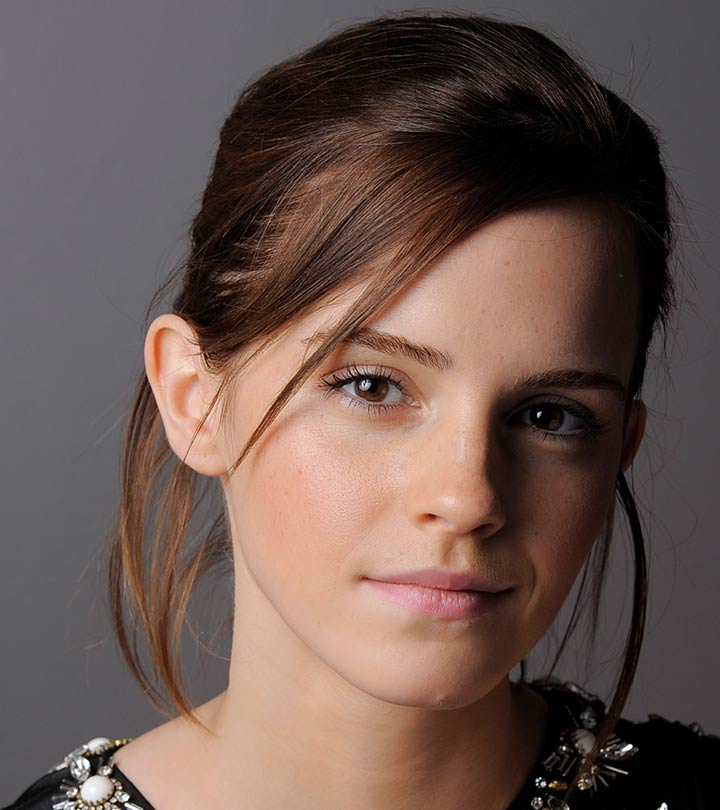
#> input picture Assignment 1/emma.jpg, 720 x 810 px
$ jupyter execute 'Question 1.ipynb'
#> lines starting #> are read from the running program, lines starting #| are printed output that depends on the picture
[cell 1]
import cv2 as cv
import numpy as np
import matplotlib.pyplot as plt

c = np.array ([(50,50),(50,100),(150,255),(150,150)])
t1 = np.linspace(0,c[0,1],c[0,0]+1-0).astype('uint8')
t2 = np.linspace(c[1,1]+1,c[2,1],c[2,0]-c[1,0]).astype('uint8')
t3 = np.linspace(c[3,1]+1,255,255-c[3,0]).astype('uint8')
transform = np.concatenate((t1,t2),axis=0).astype('uint8')
transform = np.concatenate((transform,t3),axis=0).astype('uint8')
img_orig = cv.imread('emma.jpg',cv.IMREAD_GRAYSCALE)
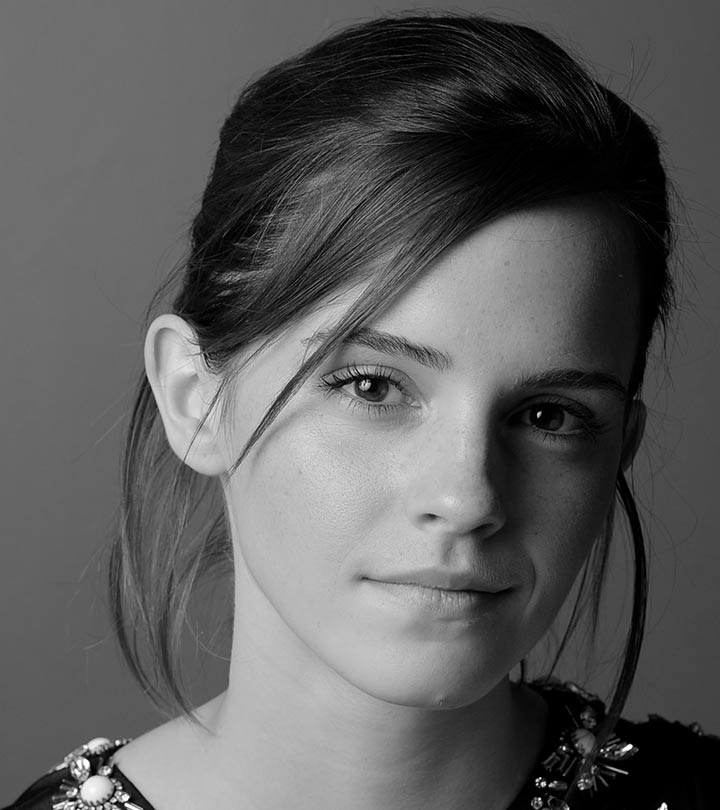
#> img_orig: shape (810, 720); min 0, max 255, mean 92.3
image_transformed = cv.LUT(img_orig,transform)
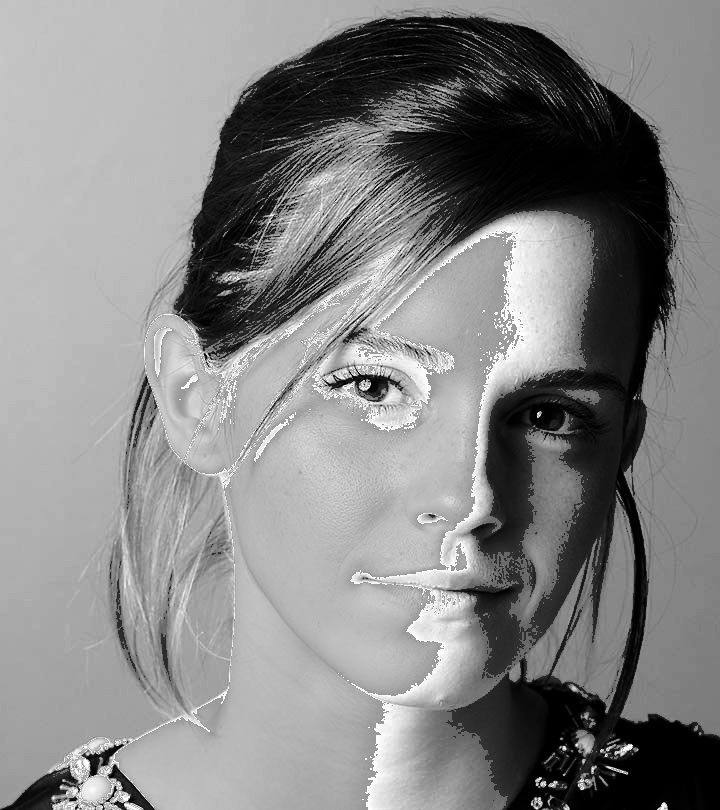
#> image_transformed: shape (810, 720); min 0, max 255, mean 132.9

fig ,axes = plt.subplots(1,2)

axes[0].imshow(img_orig,cmap='gray')
axes[0].set_title('Original Image')

axes[1].imshow(image_transformed,cmap='gray')
axes[1].set_title('Transformed Image')

fig ,ax = plt.subplots()
ax.plot(transform)
ax.set_xlabel(r'Input, $f(\mathbf{x})$')
ax.set_ylabel('Output, $\mathrm{T}[f(\mathbf{x})]$')
ax.set_xlim(0,255)
ax.set_ylim(0,255)
ax.set_aspect('equal')
plt.savefig('transform.png')
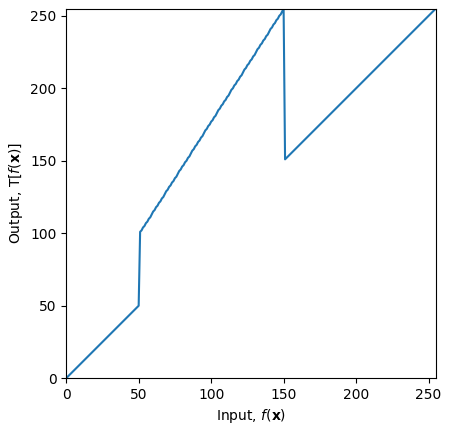
#> figure drawn by matplotlib, 1 panel; curve peaks at x = 150, y = 255
plt.show()
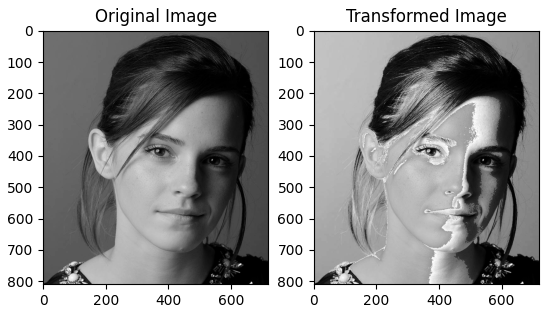
#> figure drawn by matplotlib, 2 panels

$ run again, with Assignment 1/highlights_and_shadows.jpg copied over Assignment 1/emma.jpg
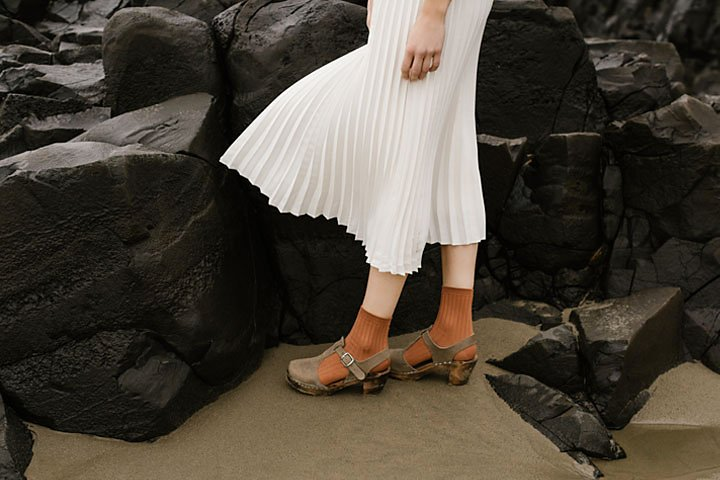
#> input picture Assignment 1/highlights_and_shadows.jpg, 720 x 480 px
#> `image_transformed = cv.LUT(img_orig,transform)`:
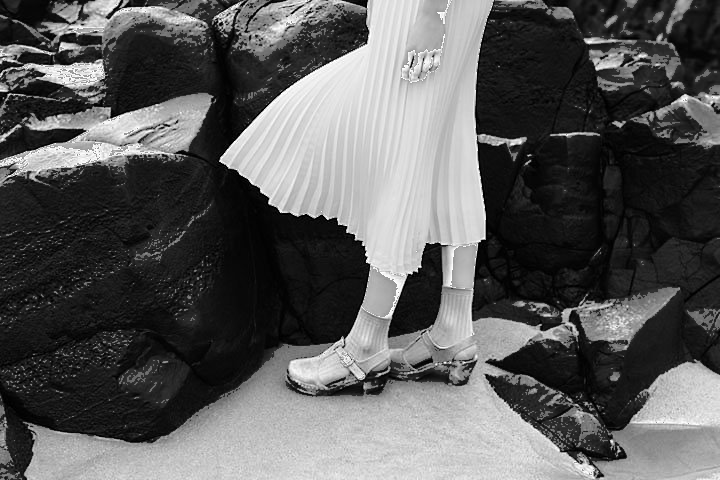
#> image_transformed: shape (480, 720); min 0, max 255, mean 91.5
#> `plt.show()`:
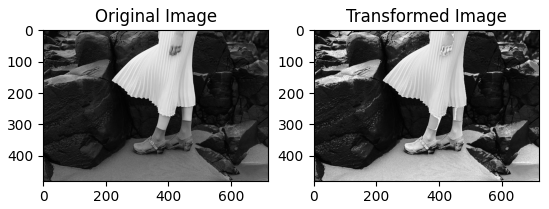
#> figure drawn by matplotlib, 2 panels

$ run again, with Assignment 1/jeniffer.jpg copied over Assignment 1/emma.jpg
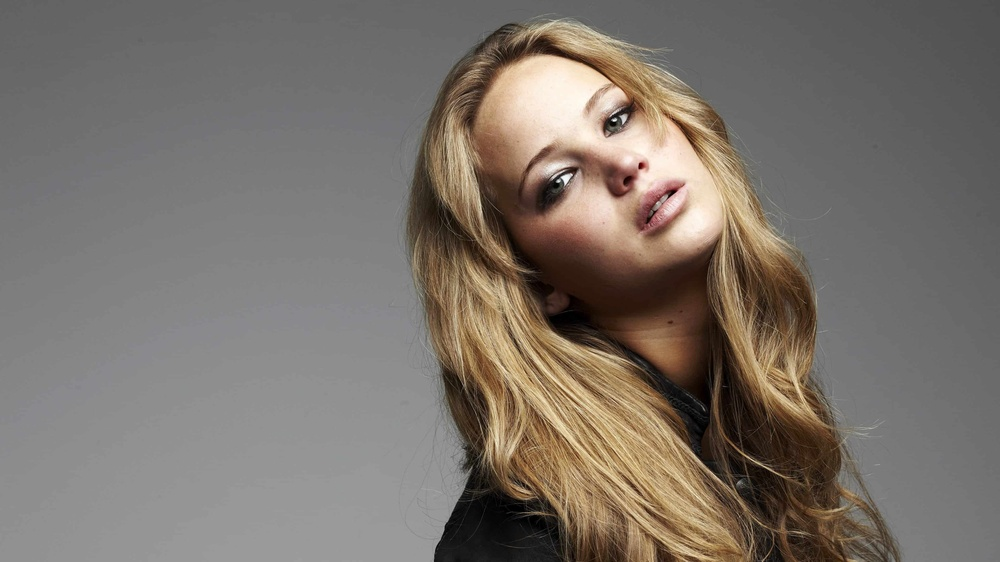
#> input picture Assignment 1/jeniffer.jpg, 1000 x 562 px, shrunk from 3840 x 2160 before the run
#> `image_transformed = cv.LUT(img_orig,transform)`:
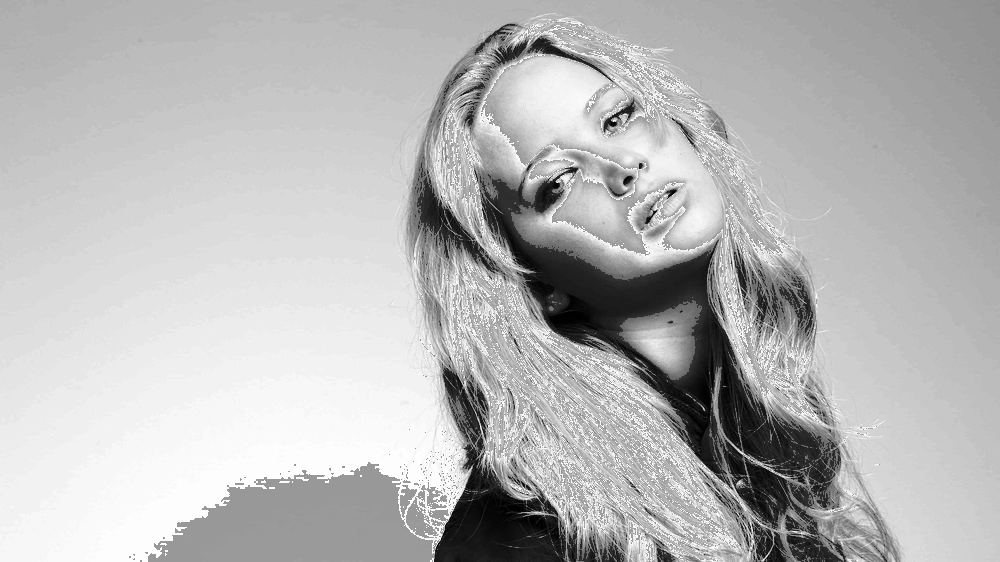
#> image_transformed: shape (562, 1000); min 0, max 255, mean 183.2
#> `plt.show()`:
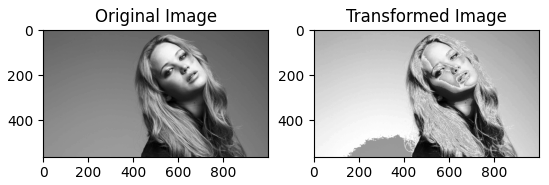
#> figure drawn by matplotlib, 2 panels
